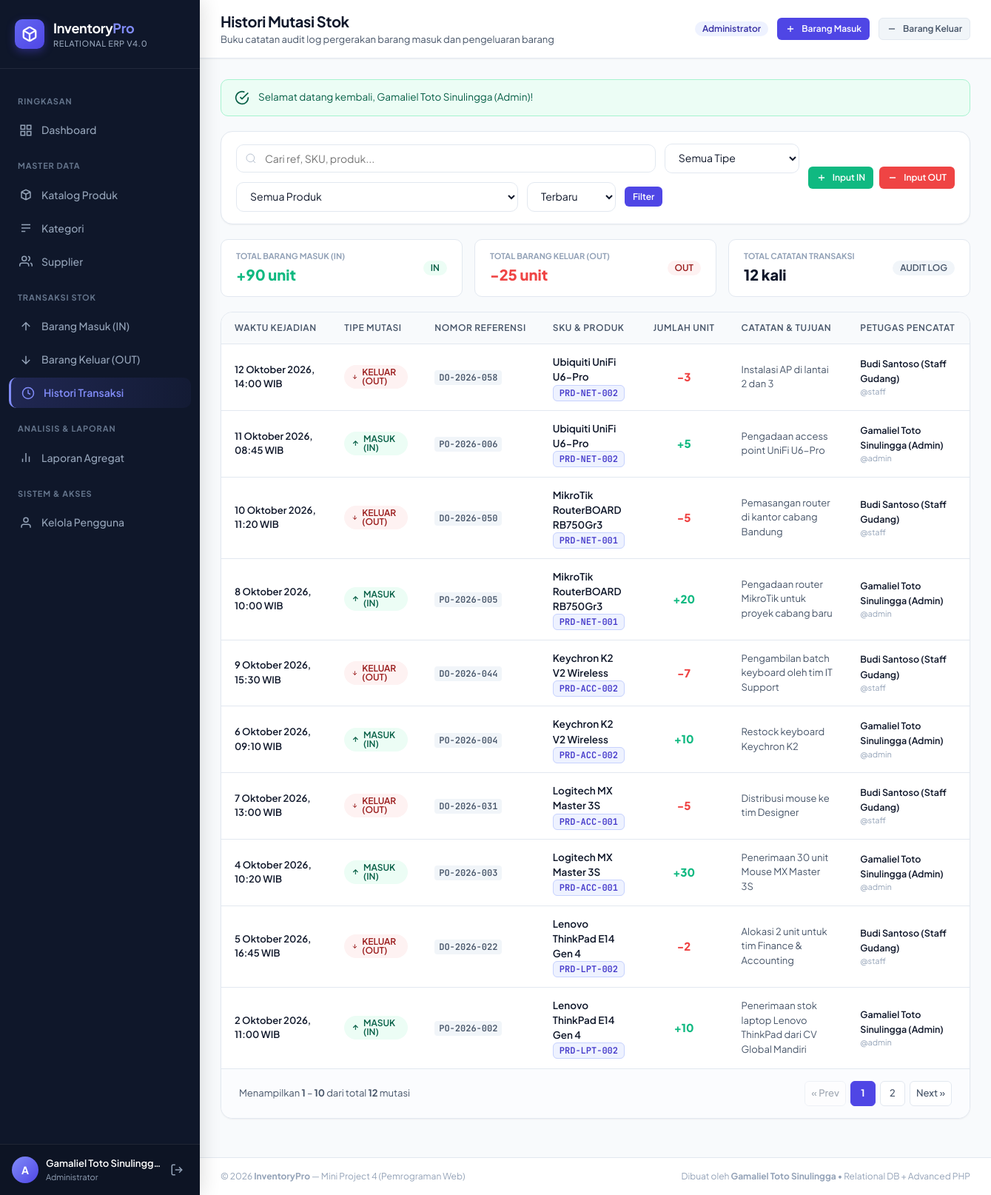
Page /public/stock/history.php (signed in) on the committed database.
### tables this page shows
CREATE TABLE stock_movements (
    id INT AUTO_INCREMENT PRIMARY KEY,
    product_id INT NOT NULL,
    user_id INT NOT NULL,
    type ENUM('IN', 'OUT') NOT NULL,
    quantity INT NOT NULL,
    reference_no VARCHAR(50) NULL,
    notes TEXT NULL,
    created_at TIMESTAMP DEFAULT CURRENT_TIMESTAMP,
    CONSTRAINT fk_movement_product FOREIGN KEY (product_id) REFERENCES products(id) ON DELETE RESTRICT ON UPDATE CASCADE,
    CONSTRAINT fk_movement_user FOREIGN KEY (user_id) REFERENCES users(id) ON DELETE RESTRICT ON UPDATE CASCADE
);

CREATE TABLE products (
    id INT AUTO_INCREMENT PRIMARY KEY,
    category_id INT NOT NULL,
    sku VARCHAR(50) NOT NULL UNIQUE,
    name VARCHAR(150) NOT NULL,
    description TEXT NULL,
    image VARCHAR(255) NULL,
    price DECIMAL(12,2) NOT NULL DEFAULT 0.00,
    stock INT NOT NULL DEFAULT 0,
    minimum_stock INT NOT NULL DEFAULT 5,
    created_at TIMESTAMP DEFAULT CURRENT_TIMESTAMP,
    updated_at TIMESTAMP DEFAULT CURRENT_TIMESTAMP ON UPDATE CURRENT_TIMESTAMP,
    CONSTRAINT fk_product_category FOREIGN KEY (category_id) REFERENCES categories(id) ON DELETE RESTRICT ON UPDATE CASCADE
);

CREATE TABLE users (
    id INT AUTO_INCREMENT PRIMARY KEY,
    username VARCHAR(50) NOT NULL UNIQUE,
    password_hash VARCHAR(255) NOT NULL,
    role ENUM('admin', 'staff') NOT NULL DEFAULT 'staff',
    created_at TIMESTAMP DEFAULT CURRENT_TIMESTAMP
);

### helpers/validation.php (called while the page is built, shortened)
<?php
function validateSortDirection(string $direction, string $default = 'DESC'): string {
    $upper = strtoupper($direction);
    return in_array($upper, ['ASC', 'DESC'], true) ? $upper : $default;
}

### helpers/auth.php (called while the page is built, shortened)
<?php
function getBaseUrl(): string {
    $scriptName = $_SERVER['SCRIPT_NAME'] ?? '';
    $dir = dirname($scriptName);
    if (strpos($dir, '/public') !== false) {
        return substr($dir, 0, strpos($dir, '/public'));
    }
    return '';
}

### public/stock/history.php (the view, shortened to what this page needs)
<?php
require_once __DIR__ . '/../../helpers/auth.php';
require_once __DIR__ . '/../../helpers/validation.php';
$type = strtoupper(trim($_GET['type'] ?? 'ALL'));
$q = trim($_GET['q'] ?? '');
$order = validateSortDirection($_GET['order'] ?? 'DESC', 'DESC');
$page = max(1, (int)($_GET['page'] ?? 1));
$perPage = 10;
$offset = ($page - 1) * $perPage;
$params = [];
$whereSql = '';
$countSql = "
    SELECT COUNT(sm.id)
    FROM stock_movements sm
    JOIN products p ON p.id = sm.product_id
    $whereSql
";
$stmtCount = $pdo->prepare($countSql);
$stmtCount->execute($params);
$totalRecords = (int)$stmtCount->fetchColumn();
$totalPages = max(1, (int)ceil($totalRecords / $perPage));
$dataSql = "
    SELECT
        sm.id, sm.type, sm.quantity, sm.reference_no, sm.notes, sm.created_at,
        p.id AS product_id, p.name AS product_name, p.sku,
        u.username, COALESCE(up.full_name, u.username) AS recorded_by
    FROM stock_movements sm
    JOIN products p ON p.id = sm.product_id
    JOIN users u ON u.id = sm.user_id
    LEFT JOIN user_profiles up ON up.user_id = u.id
    $whereSql
    ORDER BY sm.id $order
    LIMIT :limit OFFSET :offset
";
$stmtData = $pdo->prepare($dataSql);
$stmtData->bindValue(':limit', $perPage, PDO::PARAM_INT);
$stmtData->bindValue(':offset', $offset, PDO::PARAM_INT);
$stmtData->execute();
$movements = $stmtData->fetchAll();
$summarySql = "
    SELECT
        COALESCE(SUM(CASE WHEN sm.type = 'IN' THEN sm.quantity ELSE 0 END), 0) AS sum_in,
        COALESCE(SUM(CASE WHEN sm.type = 'OUT' THEN sm.quantity ELSE 0 END), 0) AS sum_out
    FROM stock_movements sm
    JOIN products p ON p.id = sm.product_id
    $whereSql
";
$stmtSummary = $pdo->prepare($summarySql);
$stmtSummary->execute($params);
$summary = $stmtSummary->fetch();
include __DIR__ . '/../../views/header.php';
?>
<div class="card" style="margin-bottom: 20px;">
    <div class="card-body" style="padding: 16px 20px;">
        <form method="GET" action="" style="display: flex; gap: 12px; flex-wrap: wrap; align-items: center; justify-content: space-between;">
            <div style="display: flex; gap: 12px; flex-wrap: wrap; flex: 1; align-items: center;">
                <div class="search-input-wrapper" style="min-width: 220px;">
                    <svg viewBox="0 0 24 24" fill="none" stroke="currentColor"><circle cx="11" cy="11" r="8"></circle><line x1="21" y1="21" x2="16.65" y2="16.65"></line></svg>
                    <input type="text" name="q" class="form-control" placeholder="Cari ref, SKU, produk..." value="<?= e($q) ?>">
                </div>
                <select name="type" class="form-control" style="width: auto; min-width: 140px;">
                    <option value="ALL" <?= $type === 'ALL' ? 'selected' : '' ?>>Semua Tipe</option>
                </select>
                <select name="product_id" class="form-control" style="width: auto; min-width: 200px;">
                    <option value="">Semua Produk</option>
                </select>
                <select name="order" class="form-control" style="width: auto; min-width: 120px;">
                    <option value="DESC" <?= $order === 'DESC' ? 'selected' : '' ?>>Terbaru</option>
                </select>
                <button type="submit" class="btn btn-primary btn-sm">Filter</button>
            </div>
            <div style="display: flex; gap: 8px;">
                <a href="in.php" class="btn btn-success btn-sm">
                    <svg viewBox="0 0 24 24" fill="none" stroke="currentColor"><path d="M12 5v14M5 12h14"/></svg>
                    Input IN
                </a>
                <a href="out.php" class="btn btn-danger btn-sm">
                    <svg viewBox="0 0 24 24" fill="none" stroke="currentColor"><path d="M5 12h14"/></svg>
                    Input OUT
                </a>
            </div>
        </form>
    </div>
</div>
<div style="display: flex; gap: 16px; margin-bottom: 20px; flex-wrap: wrap;">
    <div style="flex: 1; min-width: 180px; background: #ffffff; border: 1px solid var(--border-color); border-radius: var(--radius-md); padding: 14px 20px; display: flex; align-items: center; justify-content: space-between;">
        <div>
            <div style="font-size: 11px; text-transform: uppercase; font-weight: 700; color: var(--text-muted);">Total Barang Masuk (IN)</div>
            <div style="font-size: 20px; font-weight: 800; color: var(--success); margin-top: 2px;">+<?= number_format($summary['sum_in'] ?? 0) ?> unit</div>
        </div>
        <span class="badge badge-success">IN</span>
    </div>
    <div style="flex: 1; min-width: 180px; background: #ffffff; border: 1px solid var(--border-color); border-radius: var(--radius-md); padding: 14px 20px; display: flex; align-items: center; justify-content: space-between;">
        <div>
            <div style="font-size: 11px; text-transform: uppercase; font-weight: 700; color: var(--text-muted);">Total Barang Keluar (OUT)</div>
            <div style="font-size: 20px; font-weight: 800; color: var(--danger); margin-top: 2px;">-<?= number_format($summary['sum_out'] ?? 0) ?> unit</div>
        </div>
        <span class="badge badge-danger">OUT</span>
    </div>
    <div style="flex: 1; min-width: 180px; background: #ffffff; border: 1px solid var(--border-color); border-radius: var(--radius-md); padding: 14px 20px; display: flex; align-items: center; justify-content: space-between;">
        <div>
            <div style="font-size: 11px; text-transform: uppercase; font-weight: 700; color: var(--text-muted);">Total Catatan Transaksi</div>
            <div style="font-size: 20px; font-weight: 800; color: var(--text-primary); margin-top: 2px;"><?= number_format($totalRecords) ?> kali</div>
        </div>
        <span class="badge badge-secondary">AUDIT LOG</span>
    </div>
</div>
<div class="card">
    <div class="table-responsive">
        <table class="table">
            <thead>
                <tr>
                    <th>Waktu Kejadian</th>
                    <th>Tipe Mutasi</th>
                    <th>Nomor Referensi</th>
                    <th>SKU & Produk</th>
                    <th style="text-align: center;">Jumlah Unit</th>
                    <th>Catatan & Tujuan</th>
                    <th>Petugas Pencatat</th>
                </tr>
            </thead>
            <tbody>
                <?php if (empty($movements)): ?>
                    <tr>
                        <td colspan="7" style="text-align: center; padding: 48px; color: var(--text-muted);">
                            Tidak ada riwayat pergerakan stok yang cocok dengan filter yang dipilih.
                        </td>
                    </tr>
                <?php else: ?>
                    <?php foreach ($movements as $m): ?>
                        <tr>
                            <td>
                                <div style="font-weight: 600; font-size: 13px; color: var(--text-primary);"><?= formatDate($m['created_at']) ?></div>
                            </td>
                            <td><?= movementBadge($m['type']) ?></td>
                            <td>
                                <span style="font-family: var(--font-mono); font-size: 12px; font-weight: 600; color: #475569; background: #f1f5f9; padding: 2px 6px; border-radius: 4px;">
                                    <?= e($m['reference_no'] ?: '-') ?>
                                </span>
                            </td>
                            <td>
                                <div style="font-weight: 600; font-size: 13.5px;">
                                    <a href="<?= $baseUrl ?>/public/products/detail.php?id=<?= $m['product_id'] ?>" style="color: inherit; text-decoration: none;">
                                        <?= e($m['product_name']) ?>
                                    </a>
                                </div>
                                <span class="sku-badge"><?= e($m['sku']) ?></span>
                            </td>
                            <td style="text-align: center;">
                                <span style="font-weight: 800; font-size: 15px; color: <?= $m['type'] === 'IN' ? 'var(--success)' : 'var(--danger)' ?>;">
                                    <?= $m['type'] === 'IN' ? '+' : '-' ?><?= (int)$m['quantity'] ?>
                                </span>
                            </td>
                            <td style="font-size: 13px; color: var(--text-secondary); max-width: 280px;">
                                <?= e($m['notes'] ?: '-') ?>
                            </td>
                            <td>
                                <span style="font-size: 12.5px; font-weight: 600; color: var(--text-primary);"><?= e($m['recorded_by']) ?></span>
                                <div style="font-size: 11px; color: var(--text-muted);">@<?= e($m['username']) ?></div>
                            </td>
                        </tr>
                    <?php endforeach; ?>
                <?php endif; ?>
            </tbody>
        </table>
    </div>
    <?php if ($totalRecords > 0): ?>
        <?php
        $queryParams = $_GET;
        unset($queryParams['page']);
        $queryString = http_build_query($queryParams);
        $pageUrl = 'history.php?' . ($queryString ? $queryString . '&' : '') . 'page=';
        ?>
        <div class="pagination-wrapper">
            <div class="pagination-info">
                Menampilkan <strong><?= $offset + 1 ?></strong> &ndash; <strong><?= min($offset + $perPage, $totalRecords) ?></strong> dari total <strong><?= $totalRecords ?></strong> mutasi
            </div>
            <nav class="pagination-nav">
                <a href="<?= $pageUrl . max(1, $page - 1) ?>" class="page-btn <?= $page <= 1 ? 'disabled' : '' ?>">
                    &laquo; Prev
                </a>
                <?php for ($i = 1; $i <= $totalPages; $i++): ?>
                    <?php if ($i == 1 || $i == $totalPages || ($i >= $page - 1 && $i <= $page + 1)): ?>
                        <a href="<?= $pageUrl . $i ?>" class="page-btn <?= $i === $page ? 'active' : '' ?>">
                            <?= $i ?>
                        </a>
                    <?php elseif ($i == $page - 2 || $i == $page + 2): ?>
                        <span style="padding: 0 4px; color: var(--text-muted);">&hellip;</span>
                    <?php endif; ?>
                <?php endfor; ?>
                <a href="<?= $pageUrl . min($totalPages, $page + 1) ?>" class="page-btn <?= $page >= $totalPages ? 'disabled' : '' ?>">
                    Next &raquo;
                </a>
            </nav>
        </div>
    <?php endif; ?>
</div>
<?php include __DIR__ . '/../../views/footer.php'; ?>

### helpers/escape.php (shortened to what this page needs)
<?php
if (!function_exists('e')) {
    function e(?string $value): string {
        return htmlspecialchars((string)$value, ENT_QUOTES, 'UTF-8');
    }
}
if (!function_exists('formatDate')) {
    function formatDate(?string $datetime, bool $withTime = true): string {
        $time = strtotime($datetime);
        $bulan = [
            1 => 'Januari', 'Februari', 'Maret', 'April', 'Mei', 'Juni',
            'Juli', 'Agustus', 'September', 'Oktober', 'November', 'Desember'
        ];
        $d = date('j', $time);
        $m = $bulan[(int)date('n', $time)];
        $y = date('Y', $time);
        if ($withTime) {
            $hi = date('H:i', $time);
            return "$d $m $y, $hi WIB";
        }
        return "$d $m $y";
    }
}
if (!function_exists('movementBadge')) {
    function movementBadge(string $type): string {
        $typeUpper = strtoupper($type);
        if ($typeUpper === 'IN') {
            return '<span class="badge badge-success"><svg width="14" height="14" viewBox="0 0 24 24" fill="none" stroke="currentColor" stroke-width="2.5"><path d="M12 19V5M5 12l7-7 7 7"/></svg> MASUK (IN)</span>';
        } elseif ($typeUpper === 'OUT') {
            return '<span class="badge badge-danger"><svg width="14" height="14" viewBox="0 0 24 24" fill="none" stroke="currentColor" stroke-width="2.5"><path d="M12 5v14M5 12l7 7 7-7"/></svg> KELUAR (OUT)</span>';
        }
        return '<span class="badge badge-secondary">' . e($type) . '</span>';
    }
}
if (!function_exists('roleBadge')) {
    function roleBadge(string $role): string {
        $roleLower = strtolower($role);
        if ($roleLower === 'admin') {
            return '<span class="badge badge-primary">Administrator</span>';
        } elseif ($roleLower === 'staff') {
            return '<span class="badge badge-info">Staff Gudang</span>';
        }
        return '<span class="badge badge-secondary">' . e($role) . '</span>';
    }
}

### rows in the picture
stock_movements: created_at "12 Oktober 2026, 14:00 WIB", type "OUT" (drawn), reference_no "DO-2026-058", product.name "Ubiquiti UniFi U6-Pro", product.sku "PRD-NET-002", quantity "3", notes "Instalasi AP di lantai 2 dan 3", recorded_by "Budi Santoso (Staff Gudang)", user.username "staff"
stock_movements: created_at "11 Oktober 2026, 08:45 WIB", type "IN" (drawn), reference_no "PO-2026-006", product.name "Ubiquiti UniFi U6-Pro", product.sku "PRD-NET-002", quantity "5", notes "Pengadaan access point UniFi U6-Pro", recorded_by "Gamaliel Toto Sinulingga (Admin)", user.username "admin"
stock_movements: created_at "10 Oktober 2026, 11:20 WIB", type "OUT" (drawn), reference_no "DO-2026-050", product.name "MikroTik RouterBOARD RB750Gr3", product.sku "PRD-NET-001", quantity "5", notes "Pemasangan router di kantor cabang Bandung", recorded_by "Budi Santoso (Staff Gudang)", user.username "staff"
stock_movements: created_at "8 Oktober 2026, 10:00 WIB", type "IN" (drawn), reference_no "PO-2026-005", product.name "MikroTik RouterBOARD RB750Gr3", product.sku "PRD-NET-001", quantity "20", notes "Pengadaan router MikroTik untuk proyek cabang baru", recorded_by "Gamaliel Toto Sinulingga (Admin)", user.username "admin"
stock_movements: created_at "9 Oktober 2026, 15:30 WIB", type "OUT" (drawn), reference_no "DO-2026-044", product.name "Keychron K2 V2 Wireless", product.sku "PRD-ACC-002", quantity "7", notes "Pengambilan batch keyboard oleh tim IT Support", recorded_by "Budi Santoso (Staff Gudang)", user.username "staff"
stock_movements: created_at "6 Oktober 2026, 09:10 WIB", type "IN" (drawn), reference_no "PO-2026-004", product.name "Keychron K2 V2 Wireless", product.sku "PRD-ACC-002", quantity "10", notes "Restock keyboard Keychron K2", recorded_by "Gamaliel Toto Sinulingga (Admin)", user.username "admin"
stock_movements: created_at "7 Oktober 2026, 13:00 WIB", type "OUT" (drawn), reference_no "DO-2026-031", product.name "Logitech MX Master 3S", product.sku "PRD-ACC-001", quantity "5", notes "Distribusi mouse ke tim Designer", recorded_by "Budi Santoso (Staff Gudang)", user.username "staff"
stock_movements: created_at "4 Oktober 2026, 10:20 WIB", type "IN" (drawn), reference_no "PO-2026-003", product.name "Logitech MX Master 3S", product.sku "PRD-ACC-001", quantity "30", notes "Penerimaan 30 unit Mouse MX Master 3S", recorded_by "Gamaliel Toto Sinulingga (Admin)", user.username "admin"
stock_movements: created_at "5 Oktober 2026, 16:45 WIB", type "OUT" (drawn), reference_no "DO-2026-022", product.name "Lenovo ThinkPad E14 Gen 4", product.sku "PRD-LPT-002", quantity "2", notes "Alokasi 2 unit untuk tim Finance & Accounting", recorded_by "Budi Santoso (Staff Gudang)", user.username "staff"
stock_movements: created_at "2 Oktober 2026, 11:00 WIB", type "IN" (drawn), reference_no "PO-2026-002", product.name "Lenovo ThinkPad E14 Gen 4", product.sku "PRD-LPT-002", quantity "10", notes "Penerimaan stok laptop Lenovo ThinkPad dari CV Global Mandiri", recorded_by "Gamaliel Toto Sinulingga (Admin)", user.username "admin"

### other values in the picture
substr($username, 0, 1) "A"
$fullName "Gamaliel Toto Sinulingg…"
$pageTitle "Histori Mutasi Stok"
$pageSubtitle "Buku catatan audit log pergerakan barang masuk dan pengeluaran barang"
$flash['message'] "Selamat datang kembali, Gamaliel Toto Sinulingga (Admin)!"
$summary['sum_in'] "90"
$summary['sum_out'] "25"
$totalRecords "12"
$offset + 1 "1"
min($offset + $perPage, $totalRecords) "10"
